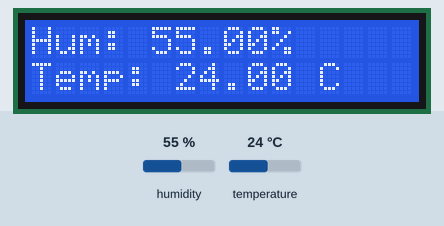
Recording of a sketch running on a simulated Arduino Uno, built with avr-gcc and run on an emulated ATmega328P. Shown: 16×2 character LCD. The test bench sets the inputs (shaded band); at power-on: humidity 55 %, temperature 24 °C.

Above: at 2.6 s.
2.7 s: humidity set to 22 %
At 5.3 s:
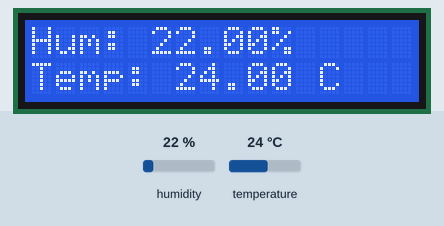
5.7 s: temperature set to 12 °C
At 6.6 s:
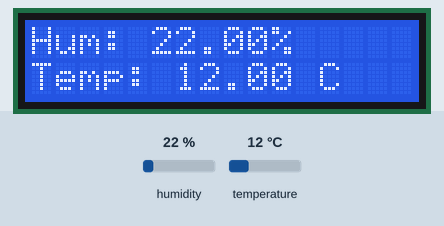
8.7 s: humidity set to 40 %
At 10.5 s:
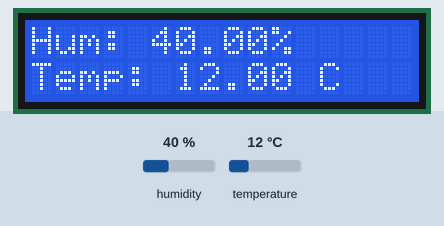
11.7 s: temperature set to 19 °C
At 13.0 s:
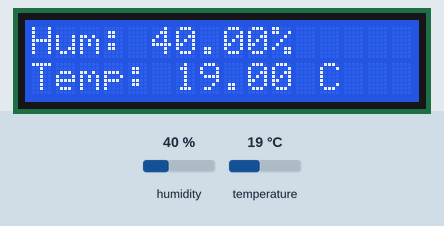
Timing chart, 0 to 14.7 s (numbered marks = the images above; inputs shaded):
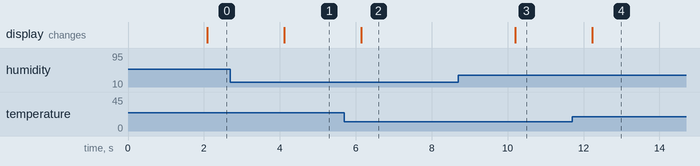

Measured:
- after the input at 2.7 s, the display: changes after 1.4 s (image 1)
- after the input at 5.7 s, the display: changes after 0.45 s (image 2)
- after the input at 8.7 s, the display: changes after 1.5 s (image 3)
- after the input at 11.7 s, the display: changes after 0.53 s (image 4)

The sketch:

lcd_hum_and_temp_oct_18.ino
```cpp
// function, use DHT humidity/temperature sensors and print variable in lcd
// use of digital input
#include "DHT.h" // initialize the DHT library
#define DHTPIN 7     // Digital pin connected to the DHT sensor
#define DHTTYPE DHT11   //  type of dht you're using
DHT dht(DHTPIN, DHTTYPE);// Initialize DHT sensor.
#include <LiquidCrystal.h>
// initialize the library by associating any needed LCD interface pin
// with the arduino pin number it is connected to
const int rs = 12, en = 11, d4 = 5, d5 = 4, d6 = 3, d7 = 2;
LiquidCrystal lcd(rs, en, d4, d5, d6, d7);

void setup() {
  dht.begin();// start DHT sensor.
lcd.begin (16,2);// set up the LCD's number of columns and rows:
}

void loop() {

  delay(2000);// Wait a few seconds between measurements.

  // Reading temperature or humidity takes about 250 milliseconds
  float h = dht.readHumidity();
  // Read temperature as Celsius (the default)
  float t = dht.readTemperature();

  // Check if any reads failed and exit early (to try again).
  if (isnan(h) || isnan(t)) {
    lcd.println(F("Failed to read from DHT sensor!"));
    return;
    }


  // Compute heat index in Celsius (isFahreheit = false)
  float hic = dht.computeHeatIndex(t, h);


  lcd.setCursor(0,0);// print the values on lcd
  lcd.print(F("Hum: "));// print the values on lcd
  lcd.print(h);// print the values on lcd
  lcd.print (F("% "));// print the values on lcd

  lcd.setCursor (0,1);// print the values on lcd
  lcd.print(F("Temp: "));// print the values on lcd
  lcd.print (t);// print the values on lcd
  lcd.print(F(" C "));// print the values on lcd


   }
```
